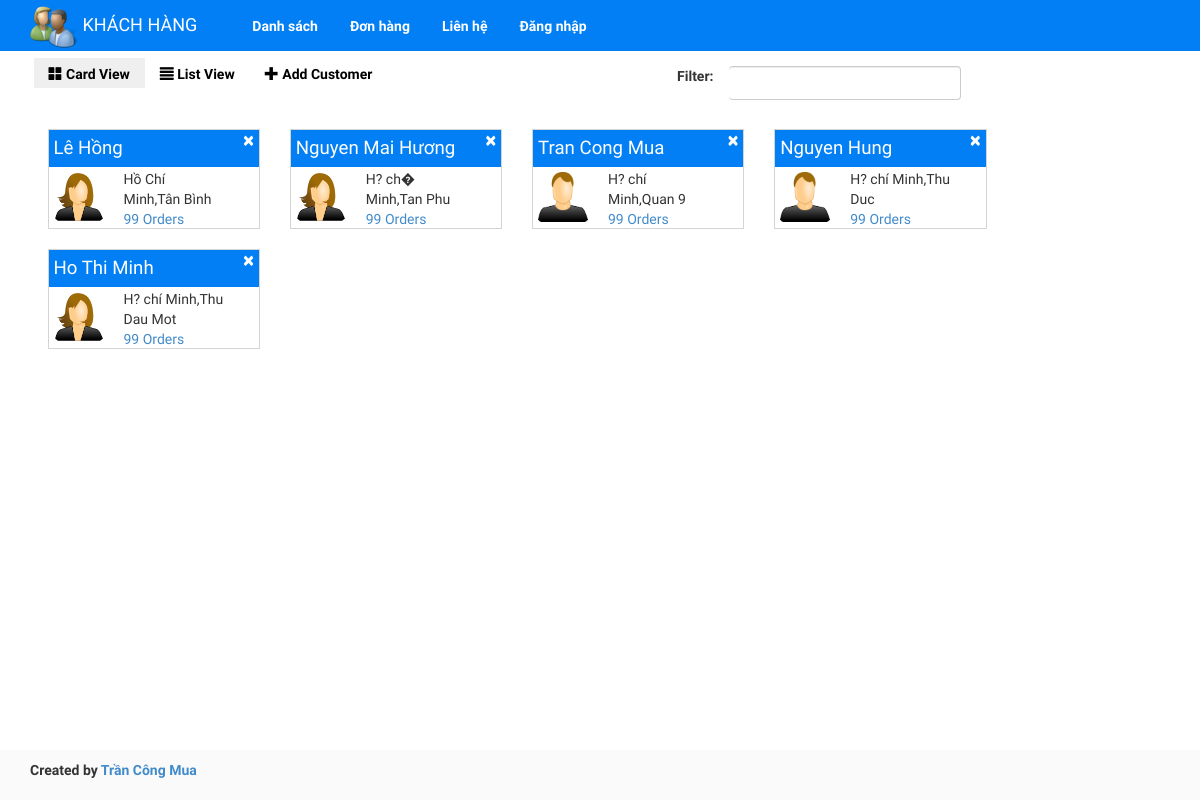
/customer.php, run on the app's committed database.
### tables this page shows
CREATE TABLE IF NOT EXISTS `Customers` (
  `id` int(11) NOT NULL,
  `fname` varchar(20) DEFAULT NULL,
  `lname` varchar(30) DEFAULT NULL,
  `gender` varchar(10) DEFAULT NULL,
  `email` varchar(30) DEFAULT NULL,
  `address` varchar(100) DEFAULT NULL,
  `city` varchar(100) DEFAULT NULL,
  `state` varchar(100) DEFAULT NULL,
  `zip` varchar(10) DEFAULT NULL
);

### Partial/cardcustomer.php (the view)
<div class="row cardContainer show-hide-animation">
	<?php
		$db = new PDO('mysql:host=localhost;dbname=customer','root','');
		$sql = "select * from customers";
		$result = $db->query($sql);
		while ($child = $result->fetch(PDO::FETCH_ASSOC)){
			echo '<div class="col-sm-6 col-md-4 col-lg-3">
        <div class="card">
           <a href="xlcustomer/xlxoa.php?id='.$child['id'].'"> <button class="btn close cardClose" title="Delete Customer">&times;</button></a>
            <div class="cardHeader"><a href="Editcustomer" class="white">'.$child['lname'].' '.$child['fname'].'<i class="icon-edit icon-white editIcon"></i></a>			</div>
            <div class="cardBody">
                <div class="clearfix">
                    <div class="pull-left cardBodyLeft">
                        <a href="#" class="white"><img src="Content/images/'.$child['gender'].'.png" class="cardImage" /></a>
                    </div>
                    <div class="pull-left cardBodyRight">
                        <div class="cardBodyContent">'.$child['address'].','.$child['state'].'</div>
                        <div>
                            <a href="Customerorder" class="btn-link">
                                99
                                <span>Orders</span>
                            </a>
                        </div>
                    </div>
                </div>
            </div>
        </div>
    </div>';
		}
	?>
 </div>

### customer.php (shortened to what this page needs)
<!DOCTYPE html>
<html>
<head>
    <link href="Content/bootstrap.css" rel="stylesheet" />
    <link href="Content/animations.css" rel="stylesheet" />
    <link href="Content/styles.css" rel="stylesheet" />
</head>
<body>
    <header class="navbar navbar-inner navbar-fixed-top">
        <nav class="container">
            <div class="navbar-header">
                <a class="navbar-brand" href="#/">
                    <img src="Content/images/people.png" alt="logo">
                    <span class="appTitle">KHÁCH HÀNG</span>
                </a>
            </div>
            <div class="nav-container">
                <ul class="nav navbar-nav nav-pills navBarPadding"
                    menu-highlighter highlight-class-name="active">
                    <li><a href="customer.php">Danh sách</a></li>
                    <li><a href="order.php">Đơn hàng</a></li>
                    <li><a href="#">Liên hệ </a></li>
                    <li >
                        <a href="login.php">Đăng nhập</a>
                    </li>
                </ul>
            </div>
        </nav>
    </header>
    <div class="slide-animation-container">
     <div class="customers view indent">
       <div class="container">
        <header>
            <h3><span class="glyphicon glyphicon-user"></span> Danh sách khách hàng</h3>
        </header>
        <div class="row">
            <div class="col-md-10">
                <div class="navbar">
                    <ul class="nav navbar-nav">
                        <li class="toolbaritem active">
                            <a href="?view=card">
                                <span class="glyphicon glyphicon-th-large"></span> Card View
                            </a>
                        </li>
                        <li class="toolbaritem">
                            <a href="?view=list">
                                <span class="glyphicon glyphicon-align-justify"></span> List View
                            </a>
                        </li>
                        <li class="toolbaritem">
                            <a href="addcustomer.php">
                                <span class="glyphicon glyphicon-plus"></span> Add Customer
                            </a>
                        </li>
                    </ul>
                    <form class="navbar-form navbar-right">
                        <div class="form-group">
                            <label class="navbarText col-sm-2">Filter:</label>
                            <div class="col-sm-10">
                                <input type="text" class="novalidate form-control" />
                            </div>
                        </div>
                    </form>
                </div>
            </div>
        </div>
        <div class="container">
            <?php
				$v = 'card';
				if ($v=='card')
					include 'Partial/cardcustomer.php';
				else
					include 'Partial/listcustomer.php';
			?>
        </div>
    </div>
   </div>
  </div>
    <div id="footer">
        <div class="navbar navbar-fixed-bottom">
            <div class="navbar-inner footer">
                <div class="container">
                    <footer>
                        <div class="row">
                            <div class="col-md-12">
                                Created by <a href="http://itc.edu.vn" target="_blank">Trần Công Mua </a>
                            </div>
                        </div>
                    </footer>
                </div>
            </div>
        </div>
    </div>
</body>
</html>

### Content/styles.css (style rules this page uses)
html { overflow-y: scroll; overflow-x: hidden; }
body { font-family: 'Roboto' }
.appTitle { line-height:50px; }
.white { color: white; }
.card { background-color:#fff; border: 1px solid #d4d4d4; height:100px; margin-bottom: 20px; position: relative; }
.cardHeader { background-color:#027FF4; font-size:14pt; color:white; padding:5px; width:100%; }
.cardClose { color: white; font-weight:bold; margin-right:5px; }
.cardContainer { width:85%; }
.cardBody { padding-left: 5px; }
.cardBodyLeft { margin-top: -5px; }
.cardBodyRight { margin-left: 20px; margin-top: 2px; }
.cardBodyContent { width: 100px; }
.cardImage { height:50px;width:50px;margin-top:10px; }
.indent { margin-left:5px; }
footer { margin-top:10px; font-weight: bold; }
.navbar-brand { float:none; }
a.navbar-brand { color: #fff; }
.navbar-inner { padding-left: 0px; -webkit-border-radius: 0px; border-radius: 0px; -webkit-box-shadow: none; -moz-box-shadow: none; box-shadow: none; background-color: #027FF4; background-image: none; }
.navbar-inner.footer { background-color: #fafafa; -webkit-box-shadow: none; -moz-box-shadow: none; box-shadow: none; height:50px; }
.navbar .nav > .active > a, .navbar .nav > .active > a:hover, .navbar .nav > .active > a:focus { background-color: #efefef; -webkit-box-shadow: none; box-shadow: none; color: #808080; }
.navbar .nav > li { cursor:pointer; }
.navbar .nav > li > a { color: white; font-weight:bold; -webkit-text-shadow: none; text-shadow: none; height:30px; padding-top: 6px; padding-bottom: 0px; }
.navbar .nav > li.toolbaritem > a { color: black; font-weight:bold; -webkit-text-shadow: none; text-shadow: none; }
.nav.navBarPadding { margin-left:25px; margin-top: 10px; }
.navbarText { font-weight:bold; }
.close { font-size:15pt; opacity: 1.0; }
.novalidate { border-left: none !important; }

### data on the page
customers: lname "Lê", fname "Hồng", gender (picture), address "Hồ Chí Minh", state "Tân Bình"
customers: lname "Nguyen Mai", fname "Hương", gender (picture), address "H? ch� Minh", state "Tan Phu"
customers: lname "Tran Cong", fname "Mua", gender (picture), address "H? chí Minh", state "Quan 9"
customers: lname "Nguyen", fname "Hung", gender (picture), address "H? chí Minh", state "Thu Duc"
customers: lname "Ho Thi", fname "Minh", gender (picture), address "H? chí Minh", state "Thu Dau Mot"
